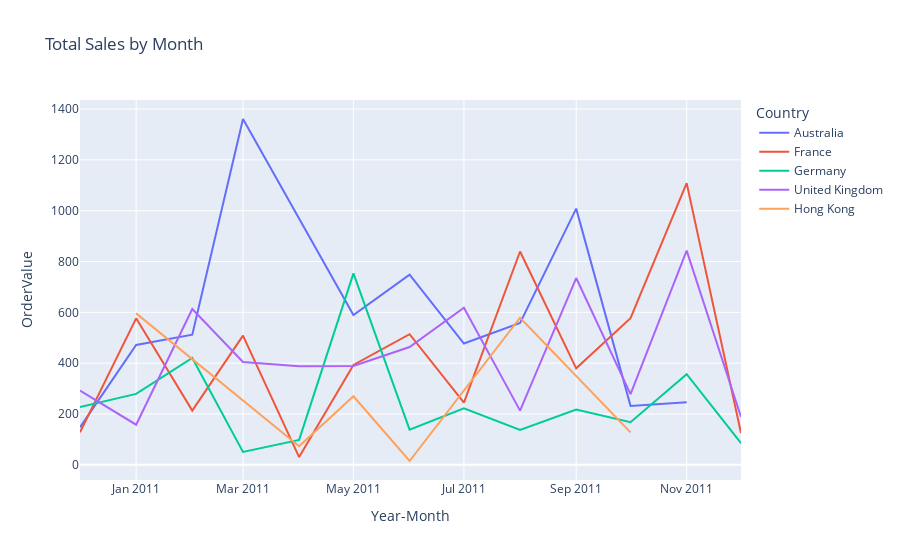

Notebook source saved alongside this figure:
### Code cell
line_graph = px.line(
data_frame = country_ecom_data,
x='Year-Month',
y='OrderValue',
title='Total Sales by Month',
color = 'Country')
line_graph.show()

### Figure 1 — Plotly figure (JSON) as saved in the notebook; plotly's stock layout.template omitted (floating-point values rounded to 4 significant figures)
{"data": [{"hovertemplate": "Country=Australia<br>Year-Month=%{x}<br>OrderValue=%{y}<extra></extra>", "legendgroup": "Australia", "line": {"color": "#636efa", "dash": "solid"}, "marker": {"symbol": "circle"}, "mode": "lines", "name": "Australia", "orientation": "v", "showlegend": true, "type": "scatter", "x": ["2010-12", "2011-01", "2011-02", "2011-03", "2011-05", "2011-06", "2011-07", "2011-08", "2011-09", "2011-10", "2011-11"], "xaxis": "x", "y": [147.5, 471.3, 511.9, 1361.0, 589.4, 748, 477.3, 558.2, 1008.0, 231.9, 245.8], "yaxis": "y"}, {"hovertemplate": "Country=France<br>Year-Month=%{x}<br>OrderValue=%{y}<extra></extra>", "legendgroup": "France", "line": {"color": "#EF553B", "dash": "solid"}, "marker": {"symbol": "circle"}, "mode": "lines", "name": "France", "orientation": "v", "showlegend": true, "type": "scatter", "x": ["2010-12", "2011-01", "2011-02", "2011-03", "2011-04", "2011-05", "2011-06", "2011-07", "2011-08", "2011-09", "2011-10", "2011-11", "2011-12"], "xaxis": "x", "y": [128.3, 576.3, 213.6, 508.5, 30.3, 392.8, 514, 244.9, 839.3, 379.6, 577.1, 1108.0, 125.1], "yaxis": "y"}, {"hovertemplate": "Country=Germany<br>Year-Month=%{x}<br>OrderValue=%{y}<extra></extra>", "legendgroup": "Germany", "line": {"color": "#00cc96", "dash": "solid"}, "marker": {"symbol": "circle"}, "mode": "lines", "name": "Germany", "orientation": "v", "showlegend": true, "type": "scatter", "x": ["2010-12", "2011-01", "2011-02", "2011-03", "2011-04", "2011-05", "2011-06", "2011-07", "2011-08", "2011-09", "2011-10", "2011-11", "2011-12"], "xaxis": "x", "y": [227.7, 279.1, 420.5, 50.55, 98, 753.3, 138.4, 222.0, 137.6, 217.3, 167.5, 356.8, 85.08], "yaxis": "y"}, {"hovertemplate": "Country=United Kingdom<br>Year-Month=%{x}<br>OrderValue=%{y}<extra></extra>", "legendgroup": "United Kingdom", "line": {"color": "#ab63fa", "dash": "solid"}, "marker": {"symbol": "circle"}, "mode": "lines", "name": "United Kingdom", "orientation": "v", "showlegend": true, "type": "scatter", "x": ["2010-12", "2011-01", "2011-02", "2011-03", "2011-04", "2011-05", "2011-06", "2011-07", "2011-08", "2011-09", "2011-10", "2011-11", "2011-12"], "xaxis": "x", "y": [291.8, 157.8, 612.7, 404.5, 387.4, 389.0, 463.5, 618.1, 213.2, 734.9, 278.4, 842.8, 188.7], "yaxis": "y"}, {"hovertemplate": "Country=Hong Kong<br>Year-Month=%{x}<br>OrderValue=%{y}<extra></extra>", "legendgroup": "Hong Kong", "line": {"color": "#FFA15A", "dash": "solid"}, "marker": {"symbol": "circle"}, "mode": "lines", "name": "Hong Kong", "orientation": "v", "showlegend": true, "type": "scatter", "x": ["2011-01", "2011-04", "2011-05", "2011-06", "2011-08", "2011-10"], "xaxis": "x", "y": [595.8, 73.1, 269.9, 15, 578.9, 127.6], "yaxis": "y"}], "layout": {"legend": {"title": {"text": "Country"}, "tracegroupgap": 0}, "title": {"text": "Total Sales by Month"}, "xaxis": {"anchor": "y", "domain": [0, 1], "title": {"text": "Year-Month"}}, "yaxis": {"anchor": "x", "domain": [0, 1], "title": {"text": "OrderValue"}}}}
